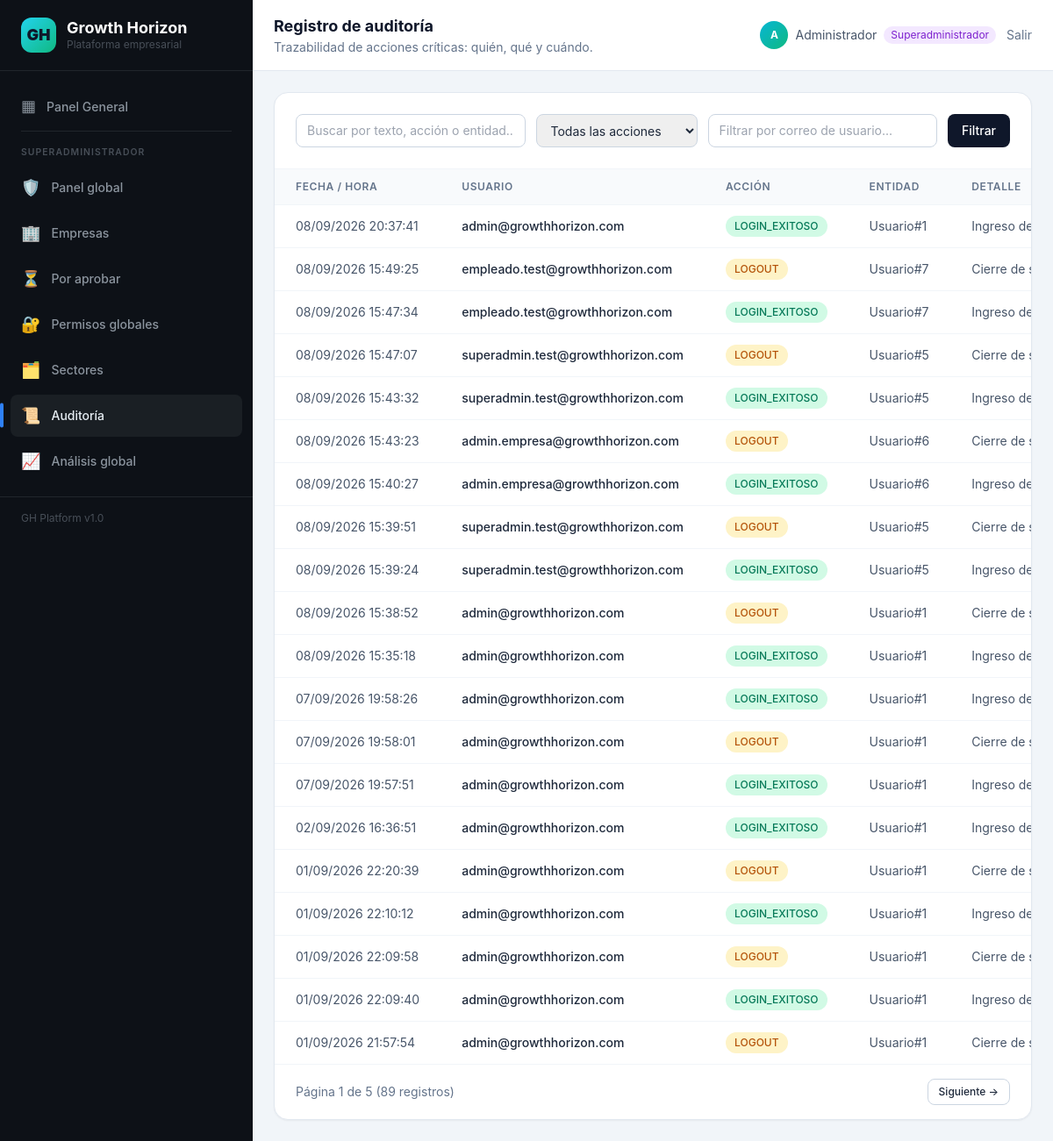
/seguridad/auditoria (signed in), run on an earlier commit of the app's database.
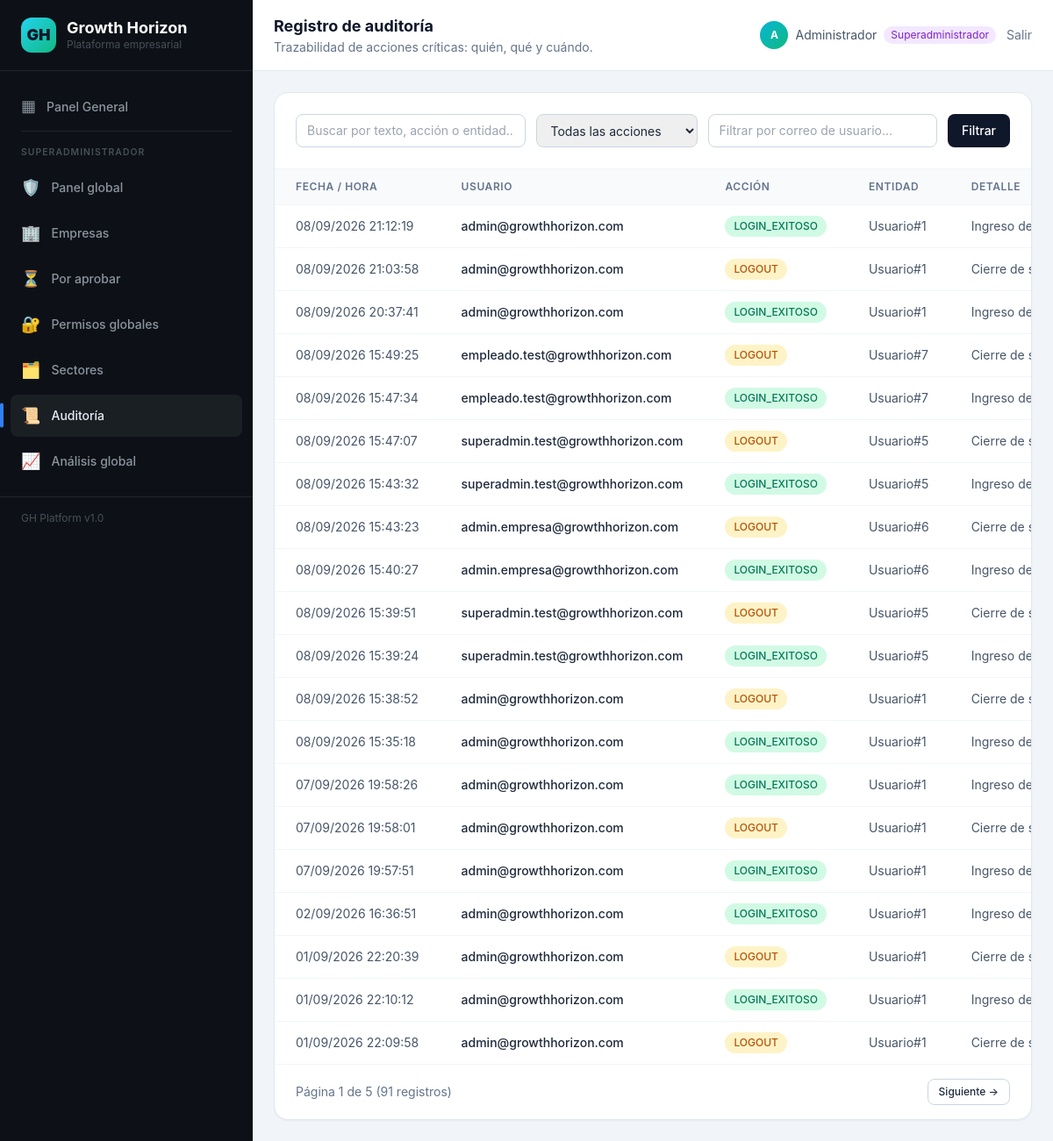
And on a later commit of the database.
### models/usuario.py (models this page shows, shortened)
class Usuario(UserMixin, TimestampMixin, db.Model):
    __tablename__ = "usuarios"
    id = db.Column(db.Integer, primary_key=True)
    nombre = db.Column(db.String(120), nullable=False)
    email = db.Column(db.String(180), unique=True, nullable=False, index=True)
    password_hash = db.Column(db.String(255), nullable=False)
    rol = db.Column(db.String(40), nullable=False, default=ROL_ANALISTA)
    cargo = db.Column(db.String(80), nullable=True)
    activo = db.Column(db.Boolean, nullable=False, default=True)
    sector_id = db.Column(db.Integer, db.ForeignKey("sectores.id"), nullable=True)
    empresa_id = db.Column(db.Integer, db.ForeignKey("empresas.id", ondelete="SET NULL"), nullable=True)
    ultimo_acceso = db.Column(db.DateTime, nullable=True)
    intentos_fallidos = db.Column(db.Integer, nullable=False, default=0)
    ultimo_intento_fallido = db.Column(db.DateTime, nullable=True)
    sector = db.relationship("Sector", backref=db.backref("usuarios", lazy="dynamic", passive_deletes=True))
    empresa = db.relationship("Empresa", backref=db.backref("usuarios", lazy="dynamic", passive_deletes=True))
    auditorias = db.relationship("Auditoria", backref="usuario", lazy="dynamic")
    @property
    def es_superadmin(self):
        return self.rol == ROL_SUPERADMIN
    @property
    def tiene_empresa(self):
        return self.empresa is not None
    @property
    def etiqueta_rol(self):
        from models.roles import ROLES_DISPONIBLES
        return ROLES_DISPONIBLES.get(self.rol, self.rol)

### models/auditoria.py (models this page shows, shortened)
class Auditoria(db.Model):
    __tablename__ = "auditoria"
    id = db.Column(db.Integer, primary_key=True)
    usuario_id = db.Column(db.Integer, db.ForeignKey("usuarios.id", ondelete="SET NULL"), nullable=True)
    accion = db.Column(db.String(60), nullable=False, index=True)
    entidad = db.Column(db.String(60), nullable=True)
    entidad_id = db.Column(db.Integer, nullable=True)
    detalle = db.Column(db.Text, nullable=True)
    ip_address = db.Column(db.String(45), nullable=True)
    user_agent = db.Column(db.String(255), nullable=True)
    created_at = db.Column(db.DateTime, default=datetime.utcnow, nullable=False, index=True)

### routes/seguridad.py (the view, shortened to what this page needs)
@seguridad_bp.route("/auditoria")
@login_required
@superadmin_requerido
def auditoria():
    pagina = request.args.get("page", 1, type=int)
    accion = request.args.get("accion", "").strip()
    email = request.args.get("usuario", "").strip()
    busqueda = request.args.get("q", "").strip()
    consulta = Auditoria.query.outerjoin(Usuario, Auditoria.usuario_id == Usuario.id)
    if accion:
        consulta = consulta.filter(Auditoria.accion == accion)
    if email:
        consulta = consulta.filter(Usuario.email.ilike(f"%{email}%"))
    registros = consulta.order_by(Auditoria.created_at.desc()).paginate(
        page=pagina, per_page=20, error_out=False
    )
    acciones = [r[0] for r in (Auditoria.query.with_entities(Auditoria.accion).distinct().all())]
    acciones.sort()
    return render_template(
        "seguridad/auditoria.html",
        registros=registros,
        acciones=acciones,
        accion=accion,
        email=email,
        busqueda=busqueda,
    )

### routes/decoradores.py (called while the page is built)
def superadmin_requerido(func):
    @wraps(func)
    def envoltura(*args, **kwargs):
        if not current_user.is_authenticated or current_user.rol != ROL_SUPERADMIN:
            _sin_acceso()
        return func(*args, **kwargs)
    return envoltura

### templates/seguridad/auditoria.html (shortened to what this page needs)
{% extends "base.html" %}
{% block cabecera %}Registro de auditoría{% endblock %}
{% block subcabecera %}Trazabilidad de acciones críticas: quién, qué y cuándo.{% endblock %}
{% block contenido %}
    <div class="bg-white rounded-2xl shadow-sm border border-slate-200 overflow-hidden">
        <div class="p-6 border-b border-slate-100">
            <form method="get" class="flex flex-col sm:flex-row gap-3">
                <input type="text" name="q" value="{{ busqueda }}"
                        placeholder="Buscar por texto, acción o entidad..."
                        class="flex-1 px-3 py-2 rounded-lg border border-slate-300 text-sm focus:border-cyan-500 focus:ring-1 focus:ring-cyan-500 outline-none">
                <select name="accion" class="px-3 py-2 rounded-lg border border-slate-300 text-sm focus:border-cyan-500 outline-none">
                    <option value="">Todas las acciones</option>
                </select>
                <input type="text" name="usuario" value="{{ email }}"
                        placeholder="Filtrar por correo de usuario..."
                        class="flex-1 sm:max-w-xs px-3 py-2 rounded-lg border border-slate-300 text-sm focus:border-cyan-500 focus:ring-1 focus:ring-cyan-500 outline-none">
                <button type="submit" class="px-4 py-2 rounded-lg bg-slate-900 text-white text-sm font-medium hover:bg-slate-700 transition">Filtrar</button>
            </form>
        </div>
        <div class="overflow-x-auto">
            <table class="w-full text-sm">
                <thead>
                    <tr class="text-left text-xs uppercase tracking-wider text-slate-500 border-b border-slate-100 bg-slate-50">
                        <th class="px-6 py-3 font-semibold">Fecha / hora</th>
                        <th class="px-6 py-3 font-semibold">Usuario</th>
                        <th class="px-6 py-3 font-semibold">Acción</th>
                        <th class="px-6 py-3 font-semibold">Entidad</th>
                        <th class="px-6 py-3 font-semibold">Detalle</th>
                    </tr>
                </thead>
                <tbody class="divide-y divide-slate-100">
                {% for reg in registros.items %}
                    <tr class="hover:bg-slate-50 transition">
                        <td class="px-6 py-3 text-slate-600 whitespace-nowrap">{{ reg.created_at.strftime('%d/%m/%Y %H:%M:%S') }}</td>
                        <td class="px-6 py-3">
                            {% if reg.usuario %}
                                <span class="font-medium text-slate-800">{{ reg.usuario.email }}</span>
                            {% else %}
                                <span class="text-slate-400">Anónimo</span>
                            {% endif %}
                        </td>
                        <td class="px-6 py-3">
                            <span class="inline-block px-2.5 py-1 rounded-full text-xs font-medium
                                {% if reg.accion == 'LOGIN_EXITOSO' %}bg-emerald-100 text-emerald-700
                                {% elif reg.accion == 'LOGIN_FALLIDO' %}bg-red-100 text-red-700
                                {% elif reg.accion == 'LOGOUT' or reg.accion == 'DELETE' %}bg-amber-100 text-amber-700
                                {% elif reg.accion == 'INSERT' %}bg-sky-100 text-sky-700
                                {% elif reg.accion == 'UPDATE' %}bg-indigo-100 text-indigo-700
                                {% else %}bg-slate-100 text-slate-700{% endif %}">
                                {{ reg.accion }}
                            </span>
                        </td>
                        <td class="px-6 py-3 text-slate-600">
                            {{ reg.entidad or '—' }}{% if reg.entidad_id %}#{{ reg.entidad_id }}{% endif %}
                        </td>
                        <td class="px-6 py-3 text-slate-600 max-w-[260px]">
                            <span class="block truncate" title="{{ reg.detalle }}">{{ reg.detalle or '—' }}</span>
                        </td>
                    </tr>
                {% else %}
                    <tr>
                        <td colspan="6" class="px-6 py-12 text-center text-slate-400 text-sm">No hay registros con esos filtros.</td>
                    </tr>
                {% endfor %}
                </tbody>
            </table>
        </div>
        {% if registros.pages > 1 %}
        <div class="px-6 py-4 border-t border-slate-100 flex items-center justify-between">
            <p class="text-sm text-slate-500">
                Página {{ registros.page }} de {{ registros.pages }}
                ({{ registros.total }} registros)
            </p>
            <div class="flex gap-2">
                {% if registros.has_next %}
                    <a href="{{ url_for('seguridad.auditoria', page=registros.next_num, accion=accion, usuario=email, q=busqueda) }}"
                        class="px-3 py-1.5 rounded-lg border border-slate-300 text-xs font-medium hover:bg-slate-50 transition">Siguiente &rarr;</a>
                {% endif %}
            </div>
        </div>
        {% endif %}
    </div>
{% endblock %}

### templates/base.html (shortened to what this page needs)
<!DOCTYPE html>
<html lang="es" class="h-full">
<head>
    <script src="https://cdn.tailwindcss.com"></script>
    <link rel="stylesheet" href="https://cdnjs.cloudflare.com/ajax/libs/animate.css/4.1.1/animate.min.css" />
    <link rel="stylesheet" href="{{ url_for('static', filename='css/ripple.css') }}" />
</head>
<body class="h-full bg-slate-100 text-slate-800 antialiased">
    <div class="flex h-screen overflow-hidden" x-data="{ empresaMenu: true }">
        <aside class="w-72 flex-col shrink-0 gh-sidebar" x-show="empresaMenu">
            <div class="flex items-center gap-3 px-6 py-5 border-b" style="border-color: #21262C;">
                <div
                    class="w-10 h-10 rounded-xl bg-gradient-to-br from-cyan-400 to-emerald-500 flex items-center justify-center text-lg font-black text-slate-900">
                    GH</div>
                <div>
                    <h1 class="text-white font-bold text-lg leading-tight">Growth Horizon</h1>
                    <p class="text-xs" style="color: #484f58;">Plataforma empresarial</p>
                </div>
            </div>
            <nav class="flex-1 overflow-y-auto scrollbar-thin px-3 py-4 space-y-1">
                <a href="{{ url_for('main.dashboard') }}"
                    class="gh-nav-item {% if request.endpoint == 'main.dashboard' %}gh-active{% endif %}">
                    <span class="text-lg">▦</span> Panel General
                </a>
                {% if current_user.is_authenticated and current_user.es_superadmin %}
                <div class="gh-divider"></div>
                <p class="gh-section-label">Superadministrador</p>
                <a href="{{ url_for('superadmin.panel') }}"
                    class="gh-nav-item {% if request.endpoint and request.endpoint.startswith('superadmin') %}gh-active{% endif %}">
                    <span class="text-lg">🛡️</span> Panel global
                </a>
                <a href="{{ url_for('superadmin.empresas') }}"
                    class="gh-nav-item {% if request.endpoint == 'superadmin.empresas' %}gh-active{% endif %}">
                    <span class="text-lg">🏢</span> Empresas
                </a>
                <a href="{{ url_for('superadmin.empresas_pendientes') }}"
                    class="gh-nav-item {% if request.endpoint == 'superadmin.empresas_pendientes' %}gh-active{% endif %}">
                    <span class="flex items-center gap-3 flex-1"><span class="text-lg">⏳</span> Por aprobar</span>
                </a>
                <a href="{{ url_for('superadmin.permisos') }}"
                    class="gh-nav-item {% if request.endpoint == 'superadmin.permisos' %}gh-active{% endif %}">
                    <span class="text-lg">🔐</span> Permisos globales
                </a>
                <a href="{{ url_for('sectores.listar') }}"
                    class="gh-nav-item {% if request.endpoint and request.endpoint.startswith('sectores') %}gh-active{% endif %}">
                    <span class="text-lg">🗂️</span> Sectores
                </a>
                <a href="{{ url_for('seguridad.auditoria') }}"
                    class="gh-nav-item {% if request.endpoint and request.endpoint.startswith('seguridad') %}gh-active{% endif %}">
                    <span class="text-lg">📜</span> Auditoría
                </a>
                <a href="{{ url_for('analisis.principal') }}"
                    class="gh-nav-item {% if request.endpoint == 'analisis.principal' %}gh-active{% endif %}">
                    <span class="text-lg">📈</span> Análisis global
                </a>
                {% endif %}
            </nav>
            <div class="gh-sidebar-footer px-6 py-4 text-xs">
                GH Platform v1.0
            </div>
        </aside>
        <div class="flex-1 flex flex-col overflow-hidden pt-14 md:pt-0">
            <header class="bg-white border-b border-slate-200 px-6 py-4 flex items-center justify-between">
                <div>
                    <h2 class="text-lg font-bold text-slate-900">{% block cabecera %}{% endblock %}</h2>
                    <p class="text-sm text-slate-500">{% block subcabecera %}{% endblock %}</p>
                </div>
                <div class="flex items-center gap-3">
                    {% if current_user.is_authenticated %}
                    <span class="hidden sm:inline-flex items-center gap-2 text-sm text-slate-600">
                        <span
                            class="w-8 h-8 rounded-full bg-gradient-to-br from-cyan-500 to-emerald-500 text-white flex items-center justify-center text-xs font-bold">
                            {{ current_user.nombre[:1] | upper }}
                        </span>
                        {{ current_user.nombre }}
                        <span
                            class="px-2 py-0.5 text-xs rounded-full
                            {% if current_user.es_superadmin %}bg-purple-100 text-purple-700
                            {% elif current_user.es_admin_empresa %}bg-emerald-100 text-emerald-700
                            {% elif current_user.es_empleado %}bg-sky-100 text-sky-700
                            {% else %}bg-slate-100 text-slate-700{% endif %}">
                            {{ current_user.etiqueta_rol }}
                        </span>
                    </span>
                    <a href="{{ url_for('auth.logout') }}"
                        class="text-sm text-slate-500 hover:text-red-600 transition">Salir</a>
                    {% endif %}
                </div>
            </header>
            <main class="flex-1 overflow-y-auto scrollbar-thin p-6">
                {% block contenido %}{% block content %}{% endblock %}{% endblock %}
            </main>
        </div>
    </div>
</body>
</html>

### templates/base.html (style rules this page uses)
body { font-family: 'Inter', system-ui, -apple-system, sans-serif; }
.gh-sidebar { background-color: #0D1117; }
.gh-sidebar .gh-nav-item { position: relative; display: flex; align-items: center; gap: 0.75rem; padding: 0.625rem 0.75rem; border-radius: 0.5rem; font-size: 0.875rem; font-weight: 500; color: #8b949e; background-color: transparent; cursor: pointer; transition: background-color 300ms ease, color 200ms ease, filter 300ms ease, transform 300ms ease; }
.gh-sidebar .gh-nav-item:active, .gh-sidebar .gh-nav-item.gh-active { background-color: #1A1F24; color: #e6edf3; outline: none; }
.gh-sidebar .gh-nav-item::before { content: ""; position: absolute; top: 50%; left: -12px; width: 4px; height: 0; background-color: #2F81F7; border-radius: 4px; transform: translateY(-50%); opacity: 0; transition: height 250ms cubic-bezier(0.25, 0.8, 0.25, 1), opacity 250ms ease; }
.gh-sidebar .gh-nav-item:active::before, .gh-sidebar .gh-nav-item.gh-active::before { height: 60%; opacity: 1; }
.gh-sidebar .gh-section-label { padding: 0.75rem 0.75rem 0.25rem; font-size: 0.65rem; font-weight: 600; text-transform: uppercase; letter-spacing: 0.1em; color: #484f58; }
.gh-sidebar .gh-divider { height: 1px; background-color: #21262C; margin: 0.5rem 0.75rem; }
.gh-sidebar-footer { border-top: 1px solid #21262C; color: #484f58; }

What changed in the data, as far as the page shows it:
no longer on this page (row unchanged): Auditoria: created_at "01/09/2026 22:09:40", usuario.email "admin@growthhorizon.com", accion "LOGIN_EXITOSO", entidad "Usuario", entidad_id "1", detalle "Ingreso de admin@growthhori…"
no longer on this page (row unchanged): Auditoria: created_at "01/09/2026 21:57:54", usuario.email "admin@growthhorizon.com", accion "LOGOUT", entidad "Usuario", entidad_id "1", detalle "Cierre de sesión de admin@g…"
added Auditoria: created_at "08/09/2026 21:12:19", usuario.email "admin@growthhorizon.com", accion "LOGIN_EXITOSO", entidad "Usuario", entidad_id "1", detalle "Ingreso de admin@growthhori…"
added Auditoria: created_at "08/09/2026 21:03:58", usuario.email "admin@growthhorizon.com", accion "LOGOUT", entidad "Usuario", entidad_id "1", detalle "Cierre de sesión de admin@g…"
Also different on the page:
{{ registros.total }}: "89" → "91"
